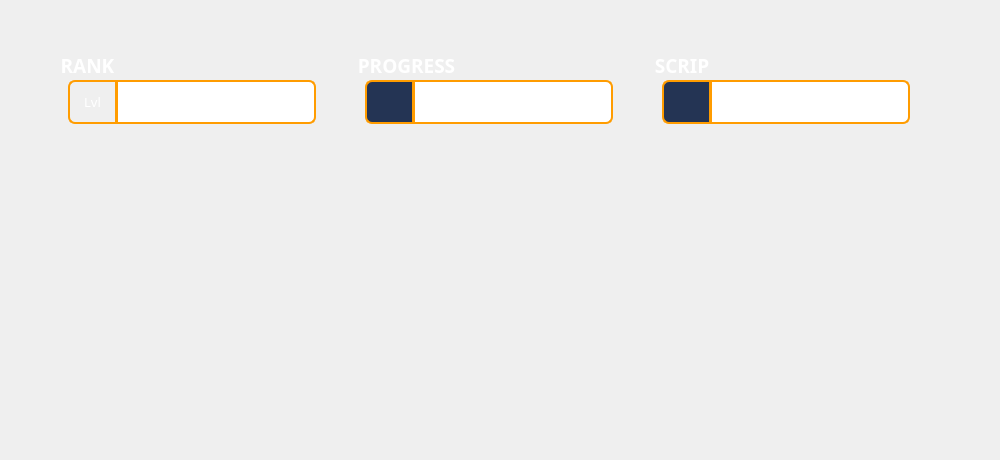
      <widget class="QWidget" name="scrollAreaWidgetContents_2">
       <property name="geometry">
        <rect>
         <x>0</x>
         <y>0</y>
         <width>1000</width>
         <height>460</height>
        </rect>
       </property>
       <widget class="QWidget" name="horizontalLayoutWidget_3">
        <property name="geometry">
         <rect>
          <x>50</x>
          <y>50</y>
          <width>902</width>
          <height>80</height>
         </rect>
        </property>
        <layout class="QHBoxLayout" name="horizontalLayout_3">
         <property name="spacing">
          <number>0</number>
         </property>
         <item>
          <widget class="QGroupBox" name="groupBox_3">
           <property name="sizePolicy">
            <sizepolicy hsizetype="Fixed" vsizetype="Preferred">
             <horstretch>0</horstretch>
             <verstretch>0</verstretch>
            </sizepolicy>
           </property>
           <property name="minimumSize">
            <size>
             <width>289</width>
             <height>0</height>
            </size>
           </property>
           <property name="font">
            <font>
             <family>Segoe UI Black</family>
             <pointsize>14</pointsize>
             <weight>75</weight>
             <bold>true</bold>
            </font>
           </property>
           <property name="styleSheet">
            <string notr="true">color: rgb(255, 255, 255);
border: 0px</string>
           </property>
           <property name="title">
            <string>RANK</string>
           </property>
           <widget class="QSpinBox" name="seasonLvlBox">
            <property name="geometry">
             <rect>
              <x>58</x>
              <y>30</y>
              <width>200</width>
              <height>44</height>
             </rect>
            </property>
            <property name="sizePolicy">
             <sizepolicy hsizetype="Fixed" vsizetype="Fixed">
              <horstretch>0</horstretch>
              <verstretch>0</verstretch>
             </sizepolicy>
            </property>
            <property name="minimumSize">
             <size>
              <width>170</width>
              <height>40</height>
             </size>
            </property>
            <property name="font">
             <font>
              <family>Consolas</family>
              <pointsize>10</pointsize>
              <weight>9</weight>
              <italic>false</italic>
              <bold>false</bold>
             </font>
            </property>
            <property name="styleSheet">
             <string notr="true">color: rgb(255, 255, 255);
font: 75 10pt &quot;Consolas&quot;;
border-color: rgb(255, 156, 0);
border: 2px solid rgb(255, 156, 0);
border-top-left-radius :0px;
border-top-right-radius : 7px;                  
border-bottom-left-radius : 0px;
border-bottom-right-radius : 7px</string>
            </property>
            <property name="buttonSymbols">
             <enum>QAbstractSpinBox::NoButtons</enum>
            </property>
            <property name="maximum">
             <number>100</number>
            </property>
           </widget>
           <widget class="QLabel" name="label_2">
            <property name="geometry">
             <rect>
              <x>10</x>
              <y>30</y>
              <width>49</width>
              <height>44</height>
             </rect>
            </property>
            <property name="sizePolicy">
             <sizepolicy hsizetype="Fixed" vsizetype="Fixed">
              <horstretch>0</horstretch>
              <verstretch>0</verstretch>
             </sizepolicy>
            </property>
            <property name="minimumSize">
             <size>
              <width>40</width>
              <height>40</height>
             </size>
            </property>
            <property name="font">
             <font>
              <family>Segoe UI Black</family>
              <pointsize>10</pointsize>
              <weight>10</weight>
              <italic>false</italic>
              <bold>false</bold>
             </font>
            </property>
            <property name="styleSheet">
             <string notr="true">color: rgb(255, 255, 255);
font: 87 10pt &quot;Segoe UI Black&quot;;
border-color: rgb(255, 156, 0);
border: 2px solid rgb(255, 156, 0);
border-top-left-radius :7px;
border-top-right-radius : 0px;                  
border-bottom-left-radius : 7px;
border-bottom-right-radius : 0px</string>
            </property>
            <property name="text">
             <string>Lvl</string>
            </property>
            <property name="alignment">
             <set>Qt::AlignCenter</set>
            </property>
           </widget>
          </widget>
         </item>
         <item>
          <widget class="QGroupBox" name="groupBox_2">
           <property name="sizePolicy">
            <sizepolicy hsizetype="Fixed" vsizetype="Preferred">
             <horstretch>0</horstretch>
             <verstretch>0</verstretch>
            </sizepolicy>
           </property>
           <property name="minimumSize">
            <size>
             <width>289</width>
             <height>0</height>
            </size>
           </property>
           <property name="font">
            <font>
             <family>Segoe UI Black</family>
             <pointsize>14</pointsize>
             <weight>75</weight>
             <bold>true</bold>
            </font>
           </property>
           <property name="styleSheet">
            <string notr="true">color: rgb(255, 255, 255);
border: 0px</string>
           </property>
           <property name="title">
            <string>PROGRESS</string>
           </property>
           <widget class="QWidget" name="widget_2" native="true">
            <property name="geometry">
             <rect>
              <x>10</x>
              <y>30</y>
              <width>49</width>
              <height>44</height>
             </rect>
            </property>
            <property name="sizePolicy">
             <sizepolicy hsizetype="Fixed" vsizetype="Fixed">
              <horstretch>0</horstretch>
              <verstretch>0</verstretch>
             </sizepolicy>
            </property>
            <property name="minimumSize">
             <size>
              <width>40</width>
              <height>40</height>
             </size>
            </property>
            <property name="styleSheet">
             <string notr="true">image: url(:/icons/season.webp);
background-color: rgb(36, 52, 84);
border: 2px solid rgb(255, 156, 0);
border-top-left-radius :7px;
border-top-right-radius : 0px;                  
border-bottom-left-radius : 7px;
border-bottom-right-radius : 0px</string>
            </property>
           </widget>
           <widget class="QSpinBox" name="seasonXPBox">
            <property name="geometry">
             <rect>
              <x>58</x>
              <y>30</y>
              <width>200</width>
              <height>44</height>
             </rect>
            </property>
            <property name="sizePolicy">
             <sizepolicy hsizetype="Fixed" vsizetype="Fixed">
              <horstretch>0</horstretch>
              <verstretch>0</verstretch>
             </sizepolicy>
            </property>
            <property name="minimumSize">
             <size>
              <width>170</width>
              <height>40</height>
             </size>
            </property>
            <property name="font">
             <font>
              <family>Consolas</family>
              <pointsize>10</pointsize>
              <weight>9</weight>
              <italic>false</italic>
              <bold>false</bold>
             </font>
            </property>
            <property name="styleSheet">
             <string notr="true">color: rgb(255, 255, 255);
font: 75 10pt &quot;Consolas&quot;;
border-color: rgb(255, 156, 0);
border: 2px solid rgb(255, 156, 0);
border-top-left-radius :0px;
border-top-right-radius : 7px;                  
border-bottom-left-radius : 0px;
border-bottom-right-radius : 7px</string>
            </property>
            <property name="buttonSymbols">
             <enum>QAbstractSpinBox::NoButtons</enum>
            </property>
            <property name="maximum">
             <number>9999</number>
            </property>
           </widget>
          </widget>
         </item>
         <item>
          <widget class="QGroupBox" name="groupBox">
           <property name="sizePolicy">
            <sizepolicy hsizetype="Fixed" vsizetype="Preferred">
             <horstretch>0</horstretch>
             <verstretch>0</verstretch>
            </sizepolicy>
           </property>
           <property name="minimumSize">
            <size>
             <width>289</width>
             <height>0</height>
            </size>
           </property>
           <property name="font">
            <font>
             <family>Segoe UI Black</family>
             <pointsize>14</pointsize>
             <weight>75</weight>
             <bold>true</bold>
            </font>
           </property>
           <property name="styleSheet">
            <string notr="true">color: rgb(255, 255, 255);
border: 0px</string>
           </property>
           <property name="title">
            <string>SCRIP</string>
           </property>
           <widget class="QWidget" name="widget" native="true">
            <property name="geometry">
             <rect>
              <x>10</x>
              <y>30</y>
              <width>49</width>
              <height>44</height>
             </rect>
            </property>
            <property name="sizePolicy">
             <sizepolicy hsizetype="Fixed" vsizetype="Fixed">
              <horstretch>0</horstretch>
              <verstretch>0</verstretch>
             </sizepolicy>
            </property>
            <property name="minimumSize">
             <size>
              <width>40</width>
              <height>40</height>
             </size>
            </property>
            <property name="styleSheet">
             <string notr="true">image: url(:/icons/Scrip_04_icon.png);
background-color: rgb(36, 52, 84);
border: 2px solid rgb(255, 156, 0);
border-top-left-radius :7px;
border-top-right-radius : 0px;                  
border-bottom-left-radius : 7px;
border-bottom-right-radius : 0px</string>
            </property>
           </widget>
           <widget class="QSpinBox" name="scripBox">
            <property name="geometry">
             <rect>
              <x>58</x>
              <y>30</y>
              <width>200</width>
              <height>44</height>
             </rect>
            </property>
            <property name="sizePolicy">
             <sizepolicy hsizetype="Fixed" vsizetype="Fixed">
              <horstretch>0</horstretch>
              <verstretch>0</verstretch>
             </sizepolicy>
            </property>
            <property name="minimumSize">
             <size>
              <width>170</width>
              <height>40</height>
             </size>
            </property>
            <property name="font">
             <font>
              <family>Consolas</family>
              <pointsize>10</pointsize>
              <weight>9</weight>
              <italic>false</italic>
              <bold>false</bold>
             </font>
            </property>
            <property name="styleSheet">
             <string notr="true">color: rgb(255, 255, 255);
font: 75 10pt &quot;Consolas&quot;;
border-color: rgb(255, 156, 0);
border: 2px solid rgb(255, 156, 0);
border-top-left-radius :0px;
border-top-right-radius : 7px;                  
border-bottom-left-radius : 0px;
border-bottom-right-radius : 7px</string>
            </property>
            <property name="buttonSymbols">
             <enum>QAbstractSpinBox::NoButtons</enum>
            </property>
            <property name="maximum">
             <number>999</number>
            </property>
            <property name="value">
             <number>0</number>
            </property>
           </widget>
          </widget>
         </item>
        </layout>
       </widget>
      </widget>
